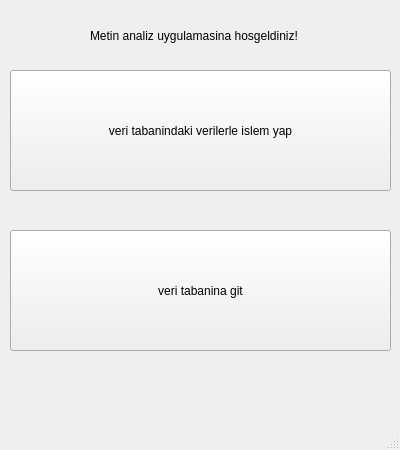
<?xml version="1.0" encoding="UTF-8"?>
<ui version="4.0">
 <class>MainWindow</class>
 <widget class="QMainWindow" name="MainWindow">
  <property name="geometry">
   <rect>
    <x>0</x>
    <y>0</y>
    <width>400</width>
    <height>450</height>
   </rect>
  </property>
  <property name="windowTitle">
   <string>Ana Menu</string>
  </property>
  <widget class="QWidget" name="centralwidget">
   <widget class="QLabel" name="label">
    <property name="geometry">
     <rect>
      <x>90</x>
      <y>20</y>
      <width>231</width>
      <height>31</height>
     </rect>
    </property>
    <property name="text">
     <string>Metin analiz uygulamasina hosgeldiniz!</string>
    </property>
   </widget>
   <widget class="QPushButton" name="pushButton">
    <property name="geometry">
     <rect>
      <x>10</x>
      <y>70</y>
      <width>381</width>
      <height>121</height>
     </rect>
    </property>
    <property name="text">
     <string>veri tabanindaki verilerle islem yap</string>
    </property>
   </widget>
   <widget class="QPushButton" name="pushButton_2">
    <property name="geometry">
     <rect>
      <x>10</x>
      <y>230</y>
      <width>381</width>
      <height>121</height>
     </rect>
    </property>
    <property name="text">
     <string>veri tabanina git</string>
    </property>
   </widget>
  </widget>
  <widget class="QMenuBar" name="menubar">
   <property name="geometry">
    <rect>
     <x>0</x>
     <y>0</y>
     <width>400</width>
     <height>26</height>
    </rect>
   </property>
  </widget>
  <widget class="QStatusBar" name="statusbar"/>
 </widget>
 <resources/>
 <connections/>
</ui>
